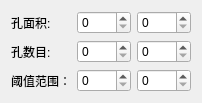
                    <widget class="QWidget" name="page_4">
                     <layout class="QGridLayout" name="gridLayout_13">
                      <item row="0" column="0">
                       <widget class="QLabel" name="label_24">
                        <property name="text">
                         <string>孔面积:</string>
                        </property>
                       </widget>
                      </item>
                      <item row="0" column="2">
                       <widget class="QSpinBox" name="sp_holeAreaMax">
                        <property name="enabled">
                         <bool>true</bool>
                        </property>
                        <property name="buttonSymbols">
                         <enum>QAbstractSpinBox::UpDownArrows</enum>
                        </property>
                        <property name="minimum">
                         <number>0</number>
                        </property>
                        <property name="maximum">
                         <number>9999</number>
                        </property>
                       </widget>
                      </item>
                      <item row="0" column="1">
                       <widget class="QSpinBox" name="sp_holeAreaMin">
                        <property name="enabled">
                         <bool>true</bool>
                        </property>
                        <property name="buttonSymbols">
                         <enum>QAbstractSpinBox::UpDownArrows</enum>
                        </property>
                        <property name="minimum">
                         <number>0</number>
                        </property>
                        <property name="maximum">
                         <number>9999</number>
                        </property>
                       </widget>
                      </item>
                      <item row="1" column="0">
                       <widget class="QLabel" name="label_31">
                        <property name="text">
                         <string>孔数目:</string>
                        </property>
                       </widget>
                      </item>
                      <item row="1" column="1">
                       <widget class="QSpinBox" name="sp_holeNumMin">
                        <property name="enabled">
                         <bool>true</bool>
                        </property>
                        <property name="buttonSymbols">
                         <enum>QAbstractSpinBox::UpDownArrows</enum>
                        </property>
                        <property name="minimum">
                         <number>0</number>
                        </property>
                        <property name="maximum">
                         <number>999</number>
                        </property>
                       </widget>
                      </item>
                      <item row="1" column="2">
                       <widget class="QSpinBox" name="sp_holeNumMax">
                        <property name="enabled">
                         <bool>true</bool>
                        </property>
                        <property name="buttonSymbols">
                         <enum>QAbstractSpinBox::UpDownArrows</enum>
                        </property>
                        <property name="minimum">
                         <number>0</number>
                        </property>
                        <property name="maximum">
                         <number>999</number>
                        </property>
                       </widget>
                      </item>
                      <item row="2" column="0">
                       <widget class="QLabel" name="label_4">
                        <property name="text">
                         <string>阈值范围：</string>
                        </property>
                       </widget>
                      </item>
                      <item row="2" column="1">
                       <widget class="QSpinBox" name="sp_fixThreMin_2">
                        <property name="enabled">
                         <bool>true</bool>
                        </property>
                        <property name="buttonSymbols">
                         <enum>QAbstractSpinBox::UpDownArrows</enum>
                        </property>
                        <property name="minimum">
                         <number>0</number>
                        </property>
                        <property name="maximum">
                         <number>255</number>
                        </property>
                       </widget>
                      </item>
                      <item row="2" column="2">
                       <widget class="QSpinBox" name="sp_fixThreMax_2">
                        <property name="enabled">
                         <bool>true</bool>
                        </property>
                        <property name="buttonSymbols">
                         <enum>QAbstractSpinBox::UpDownArrows</enum>
                        </property>
                        <property name="minimum">
                         <number>0</number>
                        </property>
                        <property name="maximum">
                         <number>255</number>
                        </property>
                       </widget>
                      </item>
                     </layout>
                    </widget>
